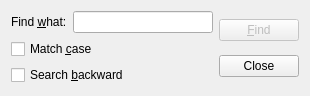
<?xml version="1.0" encoding="UTF-8"?>
<ui version="4.0">
 <class>FindDialog</class>
 <widget class="QDialog" name="FindDialog">
  <property name="geometry">
   <rect>
    <x>0</x>
    <y>0</y>
    <width>310</width>
    <height>86</height>
   </rect>
  </property>
  <property name="windowTitle">
   <string>Find</string>
  </property>
  <layout class="QHBoxLayout" name="horizontalLayout_2">
   <item>
    <layout class="QVBoxLayout" name="verticalLayout">
     <item>
      <layout class="QHBoxLayout" name="horizontalLayout">
       <item>
        <widget class="QLabel" name="findLabel">
         <property name="text">
          <string>Find &amp;what:</string>
         </property>
         <property name="buddy">
          <cstring>findLineEdit</cstring>
         </property>
        </widget>
       </item>
       <item>
        <widget class="QLineEdit" name="findLineEdit"/>
       </item>
      </layout>
     </item>
     <item>
      <widget class="QCheckBox" name="caseCheckBox">
       <property name="text">
        <string>Match &amp;case</string>
       </property>
      </widget>
     </item>
     <item>
      <widget class="QCheckBox" name="backwardCheckbox">
       <property name="text">
        <string>Search &amp;backward</string>
       </property>
      </widget>
     </item>
    </layout>
   </item>
   <item>
    <layout class="QVBoxLayout" name="verticalLayout_2">
     <item>
      <widget class="QPushButton" name="findPushButton">
       <property name="enabled">
        <bool>false</bool>
       </property>
       <property name="text">
        <string>&amp;Find</string>
       </property>
       <property name="autoDefault">
        <bool>false</bool>
       </property>
       <property name="default">
        <bool>true</bool>
       </property>
      </widget>
     </item>
     <item>
      <widget class="QPushButton" name="closePushButton">
       <property name="text">
        <string>Close</string>
       </property>
      </widget>
     </item>
    </layout>
   </item>
  </layout>
 </widget>
 <resources/>
 <connections/>
</ui>
